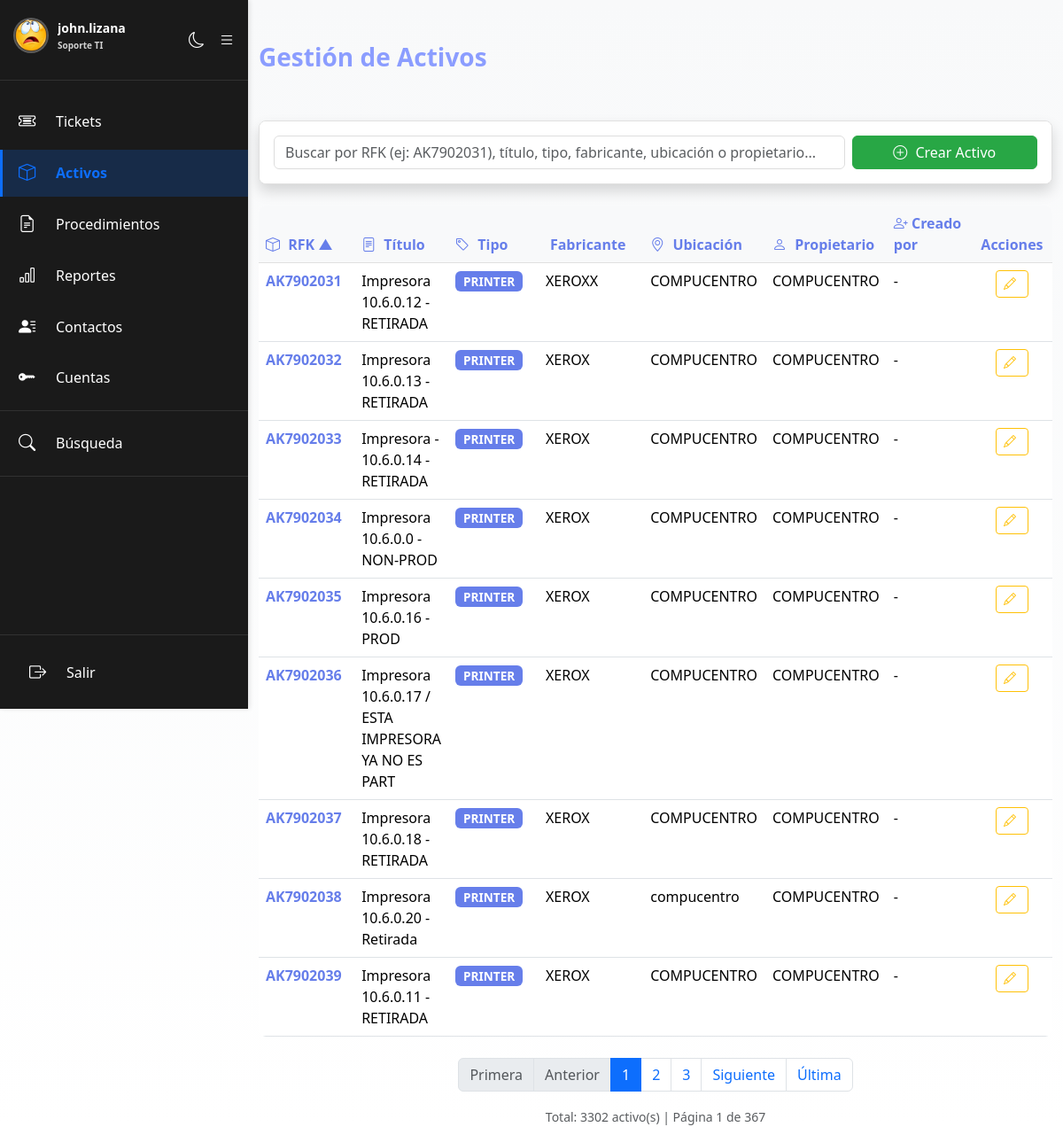
/activos.php (signed in), run on the app's committed database.
### tables this page shows
CREATE TABLE `users` (
  `id` int(11) NOT NULL AUTO_INCREMENT,
  `nombre_completo` varchar(255) DEFAULT NULL,
  `username` varchar(50) NOT NULL,
  `password` varchar(255) NOT NULL,
  `foto_perfil` varchar(255) DEFAULT NULL,
  `role` varchar(20) DEFAULT 'viewer',
  `created_at` datetime DEFAULT current_timestamp(),
  `necesita_cambiar_password` tinyint(1) DEFAULT 0,
  `email` varchar(255) DEFAULT NULL,
  `numero_telefono` varchar(20) NOT NULL,
  `dpto_division` varchar(255) DEFAULT NULL,
  PRIMARY KEY (`id`),
  UNIQUE KEY `username` (`username`)
);

CREATE TABLE `activos` (
  `id` int(10) unsigned NOT NULL AUTO_INCREMENT,
  `rfk` varchar(20) NOT NULL,
  `titulo` varchar(255) NOT NULL,
  `usuario_creado_por` varchar(255) DEFAULT NULL,
  `fecha_creacion` timestamp NOT NULL DEFAULT current_timestamp(),
  `usuario_modificado_por` varchar(255) DEFAULT NULL,
  `fecha_ultima_modificacion` timestamp NOT NULL DEFAULT current_timestamp() ON UPDATE current_timestamp(),
  `descripcion` text DEFAULT NULL,
  `propietario` varchar(150) DEFAULT NULL,
  `tipo` varchar(100) DEFAULT NULL,
  `fabricante` varchar(150) DEFAULT NULL,
  `modelo` varchar(150) DEFAULT NULL,
  `serie` varchar(150) DEFAULT NULL,
  `ubicacion` varchar(150) DEFAULT NULL,
  `fallas_activas` text DEFAULT NULL,
  PRIMARY KEY (`id`),
  UNIQUE KEY `uk_rfk` (`rfk`)
);

### activos.php (the view, shortened to what the rows shown need)
<?php
require_once 'includes/config.php';
$activos = [];
$pagina = max(1, (int)($_GET["pagina"] ?? 1));
$orden = $_GET["orden"] ?? "rfk";
$direccion = $_GET["dir"] ?? "ASC";
$activos_por_pagina = 9;
$offset = ($pagina - 1) * $activos_por_pagina;
try {
    $params = [];
    $where = "1=1";
    $orden_map = [
        'rfk' => 'rfk',
        'titulo' => 'titulo',
        'tipo' => 'tipo',
        'fabricante' => 'fabricante',
        'ubicacion' => 'ubicacion',
        'propietario' => 'propietario'
    ];
    $columna_orden = $orden_map[$orden];
    $sql = "SELECT * FROM activos WHERE " . $where . " ORDER BY " . $columna_orden . " " . $direccion . " LIMIT " . intval($activos_por_pagina) . " OFFSET " . intval($offset);
    $stmt = $conexion->prepare($sql);
    $stmt->execute($params);
    $activos = $stmt->fetchAll(PDO::FETCH_ASSOC);
} catch (PDOException $e) {
    $error = "Error al obtener activos: " . $e->getMessage();
}
?>
<!DOCTYPE html>
<html lang="es" id="htmlRoot">
<head>
    <link href="https://cdn.jsdelivr.net/npm/bootstrap@5.3.8/dist/css/bootstrap.min.css" rel="stylesheet">
    <link rel="stylesheet" href="https://cdn.jsdelivr.net/npm/bootstrap-icons@1.11.3/font/bootstrap-icons.min.css">
    <link href="css/dark-mode.css" rel="stylesheet">
</head>
<body>
    <?php include 'includes/sidebar.php'; ?>
    <div class="container mt-5">
        <div class="row mb-4">
            <div class="col-md-12">
                <h2><i"></i> Gestión de Activos</h2>
            </div>
        </div>
        <?php if (empty($activos)): ?>
            <div class="alert alert-info">
                <?php echo !empty($busqueda) ? "No se encontraron activos con esa búsqueda" : "No hay activos aún"; ?>
            </div>
        <?php else: ?>
            <div class="table-responsive" style="border-radius: 8px; overflow: hidden;">
                <table class="table table-hover mb-0">
                    <thead>
                        <tr>
                            <th style="width: 120px;"><a href="?orden=rfk&dir=<?php echo $orden === 'rfk' && $direccion === 'ASC' ? 'DESC' : 'ASC'; ?><?php echo !empty($busqueda) ? '&buscar=' . urlencode($busqueda) : ''; ?>&pagina=1" style="text-decoration: none; color: inherit;"><i class="bi bi-box"></i> RFK <?php echo $orden === 'rfk' ? ($direccion === 'ASC' ? '▲' : '▼') : ''; ?></a></th>
                            <th><a href="?orden=titulo&dir=<?php echo $orden === 'titulo' && $direccion === 'ASC' ? 'DESC' : 'ASC'; ?><?php echo !empty($busqueda) ? '&buscar=' . urlencode($busqueda) : ''; ?>&pagina=1" style="text-decoration: none; color: inherit;"><i class="bi bi-file-text"></i> Título <?php echo $orden === 'titulo' ? ($direccion === 'ASC' ? '▲' : '▼') : ''; ?></a></th>
                            <th style="width: 120px;"><a href="?orden=tipo&dir=<?php echo $orden === 'tipo' && $direccion === 'ASC' ? 'DESC' : 'ASC'; ?><?php echo !empty($busqueda) ? '&buscar=' . urlencode($busqueda) : ''; ?>&pagina=1" style="text-decoration: none; color: inherit;"><i class="bi bi-tag"></i> Tipo <?php echo $orden === 'tipo' ? ($direccion === 'ASC' ? '▲' : '▼') : ''; ?></a></th>
                            <th style="width: 140px;"><a href="?orden=fabricante&dir=<?php echo $orden === 'fabricante' && $direccion === 'ASC' ? 'DESC' : 'ASC'; ?><?php echo !empty($busqueda) ? '&buscar=' . urlencode($busqueda) : ''; ?>&pagina=1" style="text-decoration: none; color: inherit;"><i class="bi bi-industry"></i> Fabricante <?php echo $orden === 'fabricante' ? ($direccion === 'ASC' ? '▲' : '▼') : ''; ?></a></th>
                            <th style="width: 140px;"><a href="?orden=ubicacion&dir=<?php echo $orden === 'ubicacion' && $direccion === 'ASC' ? 'DESC' : 'ASC'; ?><?php echo !empty($busqueda) ? '&buscar=' . urlencode($busqueda) : ''; ?>&pagina=1" style="text-decoration: none; color: inherit;"><i class="bi bi-geo-alt"></i> Ubicación <?php echo $orden === 'ubicacion' ? ($direccion === 'ASC' ? '▲' : '▼') : ''; ?></a></th>
                            <th style="width: 120px;"><a href="?orden=propietario&dir=<?php echo $orden === 'propietario' && $direccion === 'ASC' ? 'DESC' : 'ASC'; ?><?php echo !empty($busqueda) ? '&buscar=' . urlencode($busqueda) : ''; ?>&pagina=1" style="text-decoration: none; color: inherit;"><i class="bi bi-person"></i> Propietario <?php echo $orden === 'propietario' ? ($direccion === 'ASC' ? '▲' : '▼') : ''; ?></a></th>
                            <th style="width: 140px;"><i class="bi bi-person-plus"></i> Creado por</th>
                            <th style="width: 100px; text-align: center;">Acciones</th>
                        </tr>
                    </thead>
                    <tbody>
                        <?php foreach ($activos as $activo): ?>
                            <tr style="cursor: pointer;" onclick="window.location='ver_activo.php?id=<?php echo htmlspecialchars($activo['id']); ?>'">
                                <td><strong style="color: #667eea;"><?php echo htmlspecialchars($activo["rfk"]); ?></strong></td>
                                <td><?php echo htmlspecialchars(substr($activo["titulo"], 0, 50)); ?></td>
                                <td><span class="badge" style="background-color: #667eea; color: white;"><?php echo htmlspecialchars($activo["tipo"]); ?></span></td>
                                <td><?php echo htmlspecialchars($activo["fabricante"]); ?></td>
                                <td><?php echo htmlspecialchars($activo["ubicacion"]); ?></td>
                                <td><?php echo htmlspecialchars($activo["propietario"]); ?></td>
                                <td><?php echo htmlspecialchars($activo["usuario_creado_por"] ?? "-"); ?></td>
                                <td style="text-align: center;">
                                    <a href="editar_activo.php?id=<?php echo htmlspecialchars($activo["id"]); ?>" class="btn btn-sm btn-outline-warning" onclick="event.stopPropagation();"><i class="bi bi-pencil"></i></a>
                                </td>
                            </tr>
                        <?php endforeach; ?>
                    </tbody>
                </table>
            </div>
        <?php endif; ?>
    </div>
</body>
</html>

### includes/sidebar.php (shortened to what the rows shown need)
<?php
require_once 'config.php';
?>
<link rel="stylesheet" href="https://cdn.jsdelivr.net/npm/bootstrap-icons@1.11.3/font/bootstrap-icons.min.css">
<aside class="sidebar" id="sidebar">
    <div class="sidebar-header">
        <div class="sidebar-logo">
            <div class="user-info">
                <?php
                $stmt_foto = $conexion->prepare("SELECT foto_perfil FROM users WHERE id = ?");
                $stmt_foto->execute([$_SESSION["user_id"] ?? 0]);
                $foto_data = $stmt_foto->fetch(PDO::FETCH_ASSOC);
                $foto_perfil = $foto_data['foto_perfil'] ?? null;
                ?>
                <?php if (!empty($foto_perfil) && file_exists($foto_perfil)): ?>
                    <a href="perfil_usuario.php?username=<?php echo urlencode($_SESSION['username']); ?>" style="text-decoration: none;">
                        <img src="<?php echo htmlspecialchars($foto_perfil); ?>"
                             alt="<?php echo htmlspecialchars($_SESSION["username"] ?? ""); ?>"
                             class="user-photo"
                             title="Ver perfil">
                    </a>
                <?php endif; ?>
            </div>
        </div>
    </div>
</aside>

### data on the page
users: foto_perfil (picture)
activos: rfk "AK7902031", titulo "Impresora 10.6.0.12 - RETIRADA", tipo "PRINTER", fabricante "XEROXX", ubicacion "COMPUCENTRO", propietario "COMPUCENTRO", usuario_creado_por "-"
activos: rfk "AK7902032", titulo "Impresora 10.6.0.13 - RETIRADA", tipo "PRINTER", fabricante "XEROX", ubicacion "COMPUCENTRO", propietario "COMPUCENTRO", usuario_creado_por "-"
activos: rfk "AK7902033", titulo "Impresora - 10.6.0.14 - RETIRADA", tipo "PRINTER", fabricante "XEROX", ubicacion "COMPUCENTRO", propietario "COMPUCENTRO", usuario_creado_por "-"
activos: rfk "AK7902034", titulo "Impresora 10.6.0.0 - NON-PROD", tipo "PRINTER", fabricante "XEROX", ubicacion "COMPUCENTRO", propietario "COMPUCENTRO", usuario_creado_por "-"
activos: rfk "AK7902035", titulo "Impresora 10.6.0.16 - PROD", tipo "PRINTER", fabricante "XEROX", ubicacion "COMPUCENTRO", propietario "COMPUCENTRO", usuario_creado_por "-"
activos: rfk "AK7902036", titulo "Impresora 10.6.0.17 / ESTA IMPRESORA YA NO ES PART", tipo "PRINTER", fabricante "XEROX", ubicacion "COMPUCENTRO", propietario "COMPUCENTRO", usuario_creado_por "-"
activos: rfk "AK7902037", titulo "Impresora 10.6.0.18 - RETIRADA", tipo "PRINTER", fabricante "XEROX", ubicacion "COMPUCENTRO", propietario "COMPUCENTRO", usuario_creado_por "-"
activos: rfk "AK7902038", titulo "Impresora 10.6.0.20 - Retirada", tipo "PRINTER", fabricante "XEROX", ubicacion "compucentro", propietario "COMPUCENTRO", usuario_creado_por "-"
activos: rfk "AK7902039", titulo "Impresora 10.6.0.11 - RETIRADA", tipo "PRINTER", fabricante "XEROX", ubicacion "COMPUCENTRO", propietario "COMPUCENTRO", usuario_creado_por "-"

### other printed values
$_SESSION["username"] "john.lizana"
traducirRol($_SESSION["role"] ?? "viewer") "Soporte TI"
$total_activos "3302"
$pagina "1"
$total_paginas "367"
